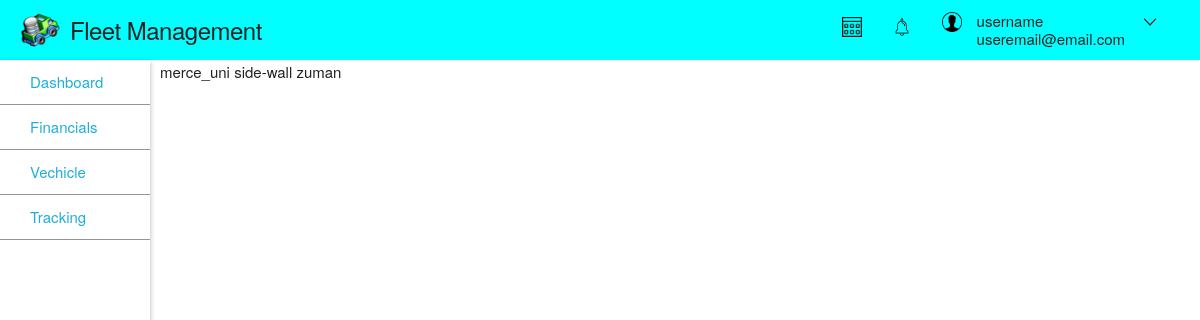
The page /truck_detail/2/ on the database as committed earlier.
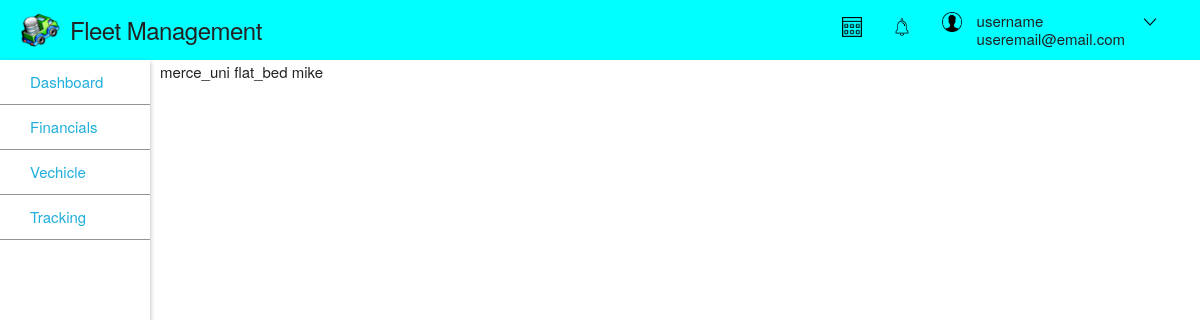
The same page on the database as committed later.
### core/models.py (models this page shows, shortened)
class Vehicle(models.Model):
    make = models.CharField(max_length=64)
    model = models.CharField(max_length=64)
    date_of_production = models.DateField()
    vin_number = models.IntegerField()
    unique_identifier = models.CharField(max_length=10)
    class Meta:
        abstract = True

class Truck(Vehicle):
    STATUS_CHOICE = (
        ('A', 'Active'),
        ('I', 'Idle'),
        ('M', 'Maintainance'),
    )
    fleet = models.ForeignKey(
        Fleet,
        on_delete = models.CASCADE
    )
    assigned_driver = models.OneToOneField(
        Driver,
        on_delete = models.CASCADE
    )
    load_capacity = models.IntegerField()
    axle_configuration = models.IntegerField()
    length = models.IntegerField()
    width = models.IntegerField()
    height = models.IntegerField()
    status = models.CharField(max_length=1, choices=STATUS_CHOICE, default='I')

class Fleet(models.Model):
    name = models.CharField(max_length=100)
    description = models.TextField(max_length=2000)
    def __str__(self):
        return self.name

class Staff(models.Model):
    first_name = models.CharField(max_length=100)
    last_name = models.CharField(max_length=100)
    email = models.EmailField()
    phone_number_1 = models.CharField(max_length=10)
    phone_number_2 = models.CharField(max_length=10)
    date_of_birth = models.DateField()
    position = models.CharField(max_length=64)
    hiring_date = models.DateField()
    salary = models.PositiveIntegerField()
    is_staff = models.BooleanField()
    class Meta:
        abstract = True

class Driver(Staff):
   driver_id = models.IntegerField()

### core/views.py (the view)
# urls.py: path('truck_detail/<int:id>/', views.truck_detail_page, name='truck-detail')
def truck_detail_page(request, id):
    truck = Truck.objects.get(id=id)
    context = {
        'truck':truck
    }
    return render(request, 'core/truck_info/truck_detail_view.html', context)

### core/templates/core/truck_info/truck_detail_view.html
{% extends 'core/base.html' %}
{% block body %}
{{ truck.unique_identifier }}
{{ truck.fleet }}
{{ truck.assigned_driver.first_name }}
{% endblock %}

Rows that differ between the two databases and show on the page:
changed Truck "merce_uni": fleet "side-wall" → "flat_bed"; assigned_driver.first_name "zuman" → "mike"
